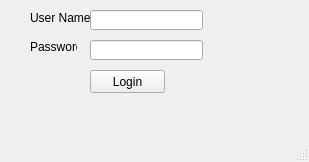
<?xml version="1.0" encoding="UTF-8"?>
<ui version="4.0">
 <class>MainWindow</class>
 <widget class="QMainWindow" name="MainWindow">
  <property name="geometry">
   <rect>
    <x>0</x>
    <y>0</y>
    <width>309</width>
    <height>162</height>
   </rect>
  </property>
  <property name="windowTitle">
   <string>MainWindow</string>
  </property>
  <widget class="QWidget" name="centralwidget">
   <widget class="QLineEdit" name="txtUserName">
    <property name="geometry">
     <rect>
      <x>90</x>
      <y>10</y>
      <width>113</width>
      <height>20</height>
     </rect>
    </property>
   </widget>
   <widget class="QLabel" name="lblUserName">
    <property name="geometry">
     <rect>
      <x>30</x>
      <y>10</y>
      <width>61</width>
      <height>16</height>
     </rect>
    </property>
    <property name="text">
     <string>User Name</string>
    </property>
   </widget>
   <widget class="QLabel" name="lblPassword">
    <property name="geometry">
     <rect>
      <x>30</x>
      <y>40</y>
      <width>47</width>
      <height>13</height>
     </rect>
    </property>
    <property name="text">
     <string>Password</string>
    </property>
   </widget>
   <widget class="QLineEdit" name="txtPassword">
    <property name="geometry">
     <rect>
      <x>90</x>
      <y>40</y>
      <width>113</width>
      <height>20</height>
     </rect>
    </property>
    <property name="echoMode">
     <enum>QLineEdit::Password</enum>
    </property>
   </widget>
   <widget class="QLabel" name="lblError">
    <property name="geometry">
     <rect>
      <x>30</x>
      <y>90</y>
      <width>271</width>
      <height>31</height>
     </rect>
    </property>
    <property name="autoFillBackground">
     <bool>false</bool>
    </property>
    <property name="styleSheet">
     <string notr="true">color : red;</string>
    </property>
    <property name="text">
     <string/>
    </property>
   </widget>
   <widget class="QPushButton" name="BtnLogin">
    <property name="geometry">
     <rect>
      <x>90</x>
      <y>70</y>
      <width>75</width>
      <height>23</height>
     </rect>
    </property>
    <property name="text">
     <string>Login</string>
    </property>
   </widget>
  </widget>
  <widget class="QMenuBar" name="menubar">
   <property name="geometry">
    <rect>
     <x>0</x>
     <y>0</y>
     <width>309</width>
     <height>21</height>
    </rect>
   </property>
  </widget>
  <widget class="QStatusBar" name="statusbar"/>
 </widget>
 <resources/>
 <connections/>
</ui>
